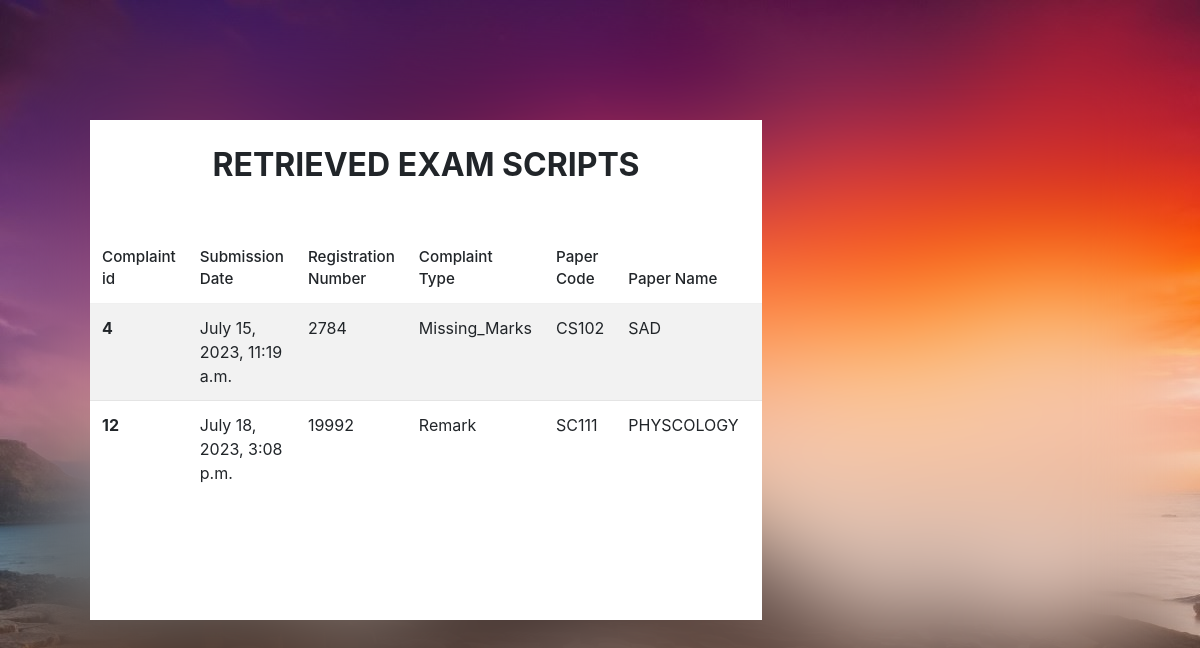
Screenshot of /retrieved/ (signed in) with the database file from the repository.
### exam/models.py (models this page shows)
class Complaint(models.Model):
    type=[("Remark", 'Re-mark'),
        ("Missing_Marks", 'Missing marks'), ]
    YearOfExam=[("Year_1", 'Year 1'),
        ("Year_2", 'Year 2'),
        ("Year_3", 'Year 3'),
        ("Year_4", 'Year 4'),
        ("Year_5", 'Year 5') ]
    studymode=[ ("DAY", 'DAY'),
        ("EVENING", 'EVENING'),
        ("WEEKEND", 'WEEKEND')  ]
    study=[ ("Semester", 'Semester'),
        ("Quarter", 'Quarter'),
        ("Term", 'Term'),]
    list=[("Semester_1", '1'),
        ("Semester_2", '2'),
        ("Semester_3", '3'),
        ("Semester_4", '4'),
        ("Semester_5", '5'),]
    status=[("Rejected", 'Rejected'),
        ("Approved", 'Approved'),]
    script=[  ("Not Found", 'Not Found'),
        ("Retrieved", 'Retrieved'),]
    approvals=[ ("Rejected", 'Rejected'),
        ("Pending", 'Pending'),
        ("Complaint Resolved", 'Complaint Resolved')  ]
    to_registrar =[
        ("Send to Academic Registrar", "Send to Academic Registrar")    ]
    Complaint_id = models.IntegerField(primary_key=True)
    track_code = models.CharField(max_length=15, default=False, unique=True)
    Date = models.DateTimeField(verbose_name='Date Submitted', auto_now=True)
    Registration_number = models.CharField(max_length=30)
    Complaint_type = models.CharField(max_length=30, choices=type)
    Paper_Code = models.CharField(max_length=30)
    Paper_Name = models.CharField(max_length=100)
    Year_Of_Exam = models.CharField(max_length=20, choices=YearOfExam)
    Study_System = models.CharField(max_length=30, choices=study)
    Sem_Qter = models.CharField(max_length=30, choices=list)
    Session = models.CharField(max_length=10, choices=studymode, default=False)
    Assigned_Lecturer = models.CharField(max_length=90)
    is_exam_office_approved = models.CharField(max_length=30, choices=approvals)
    is_store_approved =models.CharField(max_length=30, choices=script)
    to_ar = models.CharField(max_length=30, choices=to_registrar)
    is_ar_approved =models.CharField(max_length=30, choices=status)
    Complaint_resolved = models.CharField(max_length=30, choices=approvals)

### exam/views.py (the view)
# urls.py: path('retrieved/', retrieved_script, name="retrieved_scripts"),
def retrieved_script(request):
    filtered_complaints = Complaint.objects.filter(is_store_approved="Retrieved", to_ar="")
    return render(request, 'exam/retrieved.html', {'filtered_complaints':filtered_complaints})

### exam/templates/exam/retrieved.html (shortened to what this page needs)
{% if user.is_superuser or user.is_store %}
<!DOCTYPE html>
<html lang="en">
  <head>
    {% load static %}
    <link href="/static/css/group.css" rel="stylesheet" />
  </head>
    <body class="student">
        <div class="main">
            <div class="complaint">
                <h1>RETRIEVED EXAM SCRIPTS</h1>
                <table class="table table-striped">
                <thead>
                    <th scope="col">Complaint id</th>
                    <th scope="col">Submission Date</th>
                    <th scope="col">Registration Number</th>
                    <th scope="col">Complaint Type</th>
                    <th scope="col">Paper Code</th>
                    <th scope="col">Paper Name</th>
                    <th scope="col">Year Of Exam</th>
                </thead>
                <tbody>
                    {% for filtered_complaints in filtered_complaints %}
                    <tr>
                        <th scope="row">{{filtered_complaints.Complaint_id}}</th>
                        <td>{{filtered_complaints.Date}}</td>
                        <td>{{filtered_complaints.Registration_number}}</td>
                        <td>{{filtered_complaints.Complaint_type}}</td>
                        <td>{{filtered_complaints.Paper_Code}}</td>
                        <td>{{filtered_complaints.Paper_Name}}</td>
                        <td>{{filtered_complaints.Year_Of_Exam}}</td>
                    </tr>
                    {% empty %}
                        <center><h4>No Exam scripts retrieved at the moment.</h4></center>
                    {% endfor %}
                </tbody>
                </table>
            </div>
        </div>
    </body>
</html>
{% endif %}

### static/css/group.css (style rules this page uses)
:root { --blue: #007bff; --indigo: #6610f2; --purple: #6f42c1; --pink: #e83e8c; --red: #dc3545; --orange: #fd7e14; --yellow: #ffc107; --green: #28a745; --teal: #20c997; --cyan: #17a2b8; --white: #fff; --gray: #6c757d; --gray-dark: #343a40; --primary: #007bff; --secondary: #6c757d; --success: #28a745; --info: #17a2b8; --warning: #ffc107; --danger: #dc3545; --light: #f8f9fa; --dark: #343a40; --breakpoint-xs: 0; --breakpoint-sm: 576px; --breakpoint-md: 768px; --breakpoint-lg: 992px; --breakpoint-xl: 1200px; --font-family-sans-serif: -apple-system, BlinkMacSystemFont, "Segoe UI", Roboto, "Helvetica Neue", Arial, sans-serif, "Apple Color Emoji", "Segoe UI Emoji", "Segoe UI Symbol"; --font-family-monospace: SFMono-Regular, Menlo, Monaco, Consolas, "Liberation Mono", "Courier New", monospace; }
*, *::before, *::after { box-sizing: border-box; }
html { font-family: sans-serif; line-height: 1.15; -webkit-text-size-adjust: 100%; -ms-text-size-adjust: 100%; -ms-overflow-style: scrollbar; -webkit-tap-highlight-color: transparent; }
.student { margin: 0; font-family: -apple-system, BlinkMacSystemFont, "Segoe UI", Roboto, "Helvetica Neue", Arial, sans-serif, "Apple Color Emoji", "Segoe UI Emoji", "Segoe UI Symbol"; font-size: 1rem; font-weight: 400; line-height: 1.5; color: #212529; background: url('/static/image/half.JPG'); backdrop-filter: blur(49px); display: flex; justify-content: center; align-items: center; -ms-overflow-style: scrollbar; height: 740px; }
.main { width: 80%; display: flex; justify-content: center; align-items: center; height: 100%; }
h1 { text-align: center; }
.complaint { background-color: #fff; width: 70%; height: 500px; margin-left: -30px; margin-right: auto; overflow:auto; }
table { border-collapse: collapse; }
.table { width: 100%; max-width: 100%; margin-bottom: 1rem; background-color: transparent; }
.table th, .table td { padding: 0.75rem; vertical-align: top; border-top: 1px solid rgba(0, 0, 0, 0.06); }
.table thead th { vertical-align: bottom; border-bottom: 2px solid rgba(0, 0, 0, 0.06); }
.table thead th { font-size: 0.95rem; font-weight: 500; border-top-width: 0; border-bottom-width: 1px; }
.table-striped > tbody > tr:nth-of-type(odd) { background-color: #f9f9f9; }
.table-striped tbody tr:nth-of-type(odd) { background-color: rgba(0, 0, 0, 0.05); }
th { text-align: inherit; }

### rows the page displays
Complaint: Complaint_id "4", Date "July 15, 2023, 11:19 a.m.", Registration_number "2784", Complaint_type "Missing_Marks", Paper_Code "CS102", Paper_Name "SAD"
Complaint: Complaint_id "12", Date "July 18, 2023, 3:08 p.m.", Registration_number "19992", Complaint_type "Remark", Paper_Code "SC111", Paper_Name "PHYSCOLOGY"
